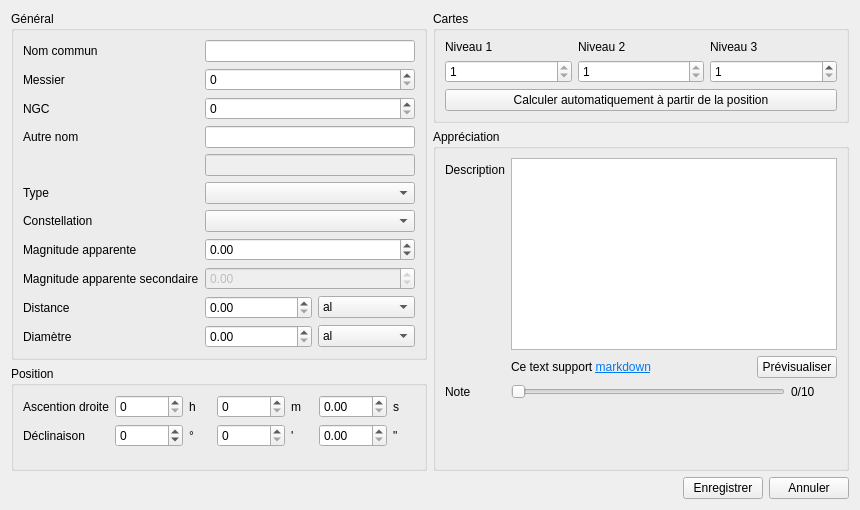
<?xml version="1.0" encoding="UTF-8"?>
<ui version="4.0">
 <class>ObjectForm</class>
 <widget class="QWidget" name="ObjectForm">
  <property name="geometry">
   <rect>
    <x>0</x>
    <y>0</y>
    <width>860</width>
    <height>510</height>
   </rect>
  </property>
  <property name="sizePolicy">
   <sizepolicy hsizetype="Preferred" vsizetype="Preferred">
    <horstretch>0</horstretch>
    <verstretch>0</verstretch>
   </sizepolicy>
  </property>
  <property name="windowTitle">
   <string>Ajouter un nouvel objet</string>
  </property>
  <property name="windowIcon">
   <iconset resource="ressources.qrc">
    <normaloff>:/res/icons/icons8-telescope-96.png</normaloff>:/res/icons/icons8-telescope-96.png</iconset>
  </property>
  <layout class="QVBoxLayout" name="verticalLayout_4">
   <item>
    <layout class="QHBoxLayout" name="GroupColumns">
     <item>
      <layout class="QVBoxLayout" name="Column1">
       <item>
        <widget class="QGroupBox" name="GeneralGroupBox">
         <property name="title">
          <string>Général</string>
         </property>
         <property name="flat">
          <bool>false</bool>
         </property>
         <layout class="QFormLayout" name="formLayout">
          <item row="0" column="0">
           <widget class="QLabel" name="NameLabel">
            <property name="text">
             <string>Nom commun</string>
            </property>
           </widget>
          </item>
          <item row="0" column="1">
           <widget class="QLineEdit" name="NameLineEdit">
            <property name="text">
             <string/>
            </property>
           </widget>
          </item>
          <item row="1" column="0">
           <widget class="QLabel" name="MessierLabel">
            <property name="text">
             <string>Messier</string>
            </property>
           </widget>
          </item>
          <item row="1" column="1">
           <widget class="QSpinBox" name="MessierSpinBox">
            <property name="minimum">
             <number>0</number>
            </property>
            <property name="maximum">
             <number>110</number>
            </property>
            <property name="value">
             <number>0</number>
            </property>
           </widget>
          </item>
          <item row="2" column="0">
           <widget class="QLabel" name="NgcLabel">
            <property name="text">
             <string>NGC</string>
            </property>
           </widget>
          </item>
          <item row="2" column="1">
           <widget class="QSpinBox" name="NgcSpinBox">
            <property name="minimum">
             <number>0</number>
            </property>
            <property name="maximum">
             <number>7840</number>
            </property>
            <property name="value">
             <number>0</number>
            </property>
           </widget>
          </item>
          <item row="3" column="0">
           <widget class="QLabel" name="OtherNameLabel">
            <property name="text">
             <string>Autre nom</string>
            </property>
           </widget>
          </item>
          <item row="3" column="1">
           <widget class="QLineEdit" name="OtherNameLineEdit_1"/>
          </item>
          <item row="5" column="0">
           <widget class="QLabel" name="TypeLabel">
            <property name="text">
             <string>Type</string>
            </property>
           </widget>
          </item>
          <item row="5" column="1">
           <widget class="QComboBox" name="TypeComboBox"/>
          </item>
          <item row="6" column="0">
           <widget class="QLabel" name="ConstellationLabel">
            <property name="text">
             <string>Constellation</string>
            </property>
           </widget>
          </item>
          <item row="6" column="1">
           <widget class="QComboBox" name="ConstellationComboBox"/>
          </item>
          <item row="7" column="0">
           <widget class="QLabel" name="ApparentMagnitudeLabel">
            <property name="text">
             <string>Magnitude apparente</string>
            </property>
           </widget>
          </item>
          <item row="7" column="1">
           <widget class="QDoubleSpinBox" name="ApparentMagnitudeDoubleSpinBox_1">
            <property name="locale">
             <locale language="English" country="UnitedStates"/>
            </property>
            <property name="minimum">
             <double>-30.000000000000000</double>
            </property>
            <property name="maximum">
             <double>50.000000000000000</double>
            </property>
           </widget>
          </item>
          <item row="8" column="0">
           <widget class="QLabel" name="ApparentMagnitudeLabel_2">
            <property name="text">
             <string>Magnitude apparente secondaire</string>
            </property>
           </widget>
          </item>
          <item row="8" column="1">
           <widget class="QDoubleSpinBox" name="ApparentMagnitudeDoubleSpinBox_2">
            <property name="enabled">
             <bool>false</bool>
            </property>
            <property name="locale">
             <locale language="English" country="UnitedStates"/>
            </property>
            <property name="minimum">
             <double>-30.000000000000000</double>
            </property>
            <property name="maximum">
             <double>50.000000000000000</double>
            </property>
           </widget>
          </item>
          <item row="9" column="0">
           <widget class="QLabel" name="DistanceLabel">
            <property name="text">
             <string>Distance</string>
            </property>
           </widget>
          </item>
          <item row="10" column="0">
           <widget class="QLabel" name="DiameterLabel">
            <property name="text">
             <string>Diamètre</string>
            </property>
           </widget>
          </item>
          <item row="4" column="1">
           <widget class="QLineEdit" name="OtherNameLineEdit_2">
            <property name="enabled">
             <bool>false</bool>
            </property>
           </widget>
          </item>
          <item row="9" column="1">
           <layout class="QHBoxLayout" name="horizontalLayout" stretch="1,0">
            <item>
             <widget class="QDoubleSpinBox" name="DistanceDoubleSpinBox">
              <property name="locale">
               <locale language="English" country="UnitedStates"/>
              </property>
              <property name="decimals">
               <number>2</number>
              </property>
              <property name="maximum">
               <double>1000000.000000000000000</double>
              </property>
              <property name="singleStep">
               <double>10.000000000000000</double>
              </property>
             </widget>
            </item>
            <item>
             <widget class="QComboBox" name="DistanceComboBox">
              <property name="minimumSize">
               <size>
                <width>97</width>
                <height>0</height>
               </size>
              </property>
              <property name="currentIndex">
               <number>2</number>
              </property>
              <item>
               <property name="text">
                <string>km</string>
               </property>
              </item>
              <item>
               <property name="text">
                <string>ua</string>
               </property>
              </item>
              <item>
               <property name="text">
                <string>al</string>
               </property>
              </item>
              <item>
               <property name="text">
                <string>pc</string>
               </property>
              </item>
              <item>
               <property name="text">
                <string>kpc</string>
               </property>
              </item>
              <item>
               <property name="text">
                <string>Mpc</string>
               </property>
              </item>
              <item>
               <property name="text">
                <string>Gpc</string>
               </property>
              </item>
             </widget>
            </item>
           </layout>
          </item>
          <item row="10" column="1">
           <layout class="QHBoxLayout" name="horizontalLayout_2" stretch="1,0">
            <item>
             <widget class="QDoubleSpinBox" name="DiametreDoubleSpinBox">
              <property name="locale">
               <locale language="English" country="UnitedStates"/>
              </property>
              <property name="decimals">
               <number>2</number>
              </property>
              <property name="maximum">
               <double>1000000.000000000000000</double>
              </property>
              <property name="singleStep">
               <double>10.000000000000000</double>
              </property>
             </widget>
            </item>
            <item>
             <widget class="QComboBox" name="DiametreComboBox">
              <property name="minimumSize">
               <size>
                <width>97</width>
                <height>0</height>
               </size>
              </property>
              <property name="currentIndex">
               <number>2</number>
              </property>
              <item>
               <property name="text">
                <string>km</string>
               </property>
              </item>
              <item>
               <property name="text">
                <string>ua</string>
               </property>
              </item>
              <item>
               <property name="text">
                <string>al</string>
               </property>
              </item>
              <item>
               <property name="text">
                <string>pc</string>
               </property>
              </item>
              <item>
               <property name="text">
                <string>kpc</string>
               </property>
              </item>
              <item>
               <property name="text">
                <string>Mpc</string>
               </property>
              </item>
              <item>
               <property name="text">
                <string>Gpc</string>
               </property>
              </item>
             </widget>
            </item>
           </layout>
          </item>
         </layout>
        </widget>
       </item>
       <item>
        <widget class="QGroupBox" name="PositionGroupBox">
         <property name="title">
          <string>Position</string>
         </property>
         <layout class="QFormLayout" name="formLayout_3">
          <item row="0" column="0">
           <widget class="QLabel" name="RALabel">
            <property name="text">
             <string>Ascention droite</string>
            </property>
           </widget>
          </item>
          <item row="0" column="1">
           <layout class="QHBoxLayout" name="RAHorizontalLayout" stretch="3,1,3,1,3,1">
            <item>
             <widget class="QSpinBox" name="RAHourSpinBox">
              <property name="maximum">
               <number>23</number>
              </property>
             </widget>
            </item>
            <item>
             <widget class="QLabel" name="RAHourLabel">
              <property name="text">
               <string>h</string>
              </property>
             </widget>
            </item>
            <item>
             <widget class="QSpinBox" name="RAMinuteSpinBox">
              <property name="maximum">
               <number>59</number>
              </property>
             </widget>
            </item>
            <item>
             <widget class="QLabel" name="RAMinuteLabel">
              <property name="text">
               <string>m</string>
              </property>
             </widget>
            </item>
            <item>
             <widget class="QDoubleSpinBox" name="RASecondDoubleSpinBox">
              <property name="locale">
               <locale language="English" country="UnitedStates"/>
              </property>
              <property name="maximum">
               <double>59.990000000000002</double>
              </property>
             </widget>
            </item>
            <item>
             <widget class="QLabel" name="RASecondLabel">
              <property name="text">
               <string>s</string>
              </property>
             </widget>
            </item>
           </layout>
          </item>
          <item row="1" column="0">
           <widget class="QLabel" name="DecLabel">
            <property name="text">
             <string>Déclinaison</string>
            </property>
           </widget>
          </item>
          <item row="1" column="1">
           <layout class="QHBoxLayout" name="DecHorizontalLayout" stretch="3,1,3,1,3,1">
            <item>
             <widget class="QSpinBox" name="DecDegreeSpinBox">
              <property name="minimum">
               <number>-89</number>
              </property>
              <property name="maximum">
               <number>89</number>
              </property>
             </widget>
            </item>
            <item>
             <widget class="QLabel" name="DecDegreeLabel">
              <property name="text">
               <string>°</string>
              </property>
             </widget>
            </item>
            <item>
             <widget class="QSpinBox" name="DecMinuteSpinBox">
              <property name="maximum">
               <number>59</number>
              </property>
             </widget>
            </item>
            <item>
             <widget class="QLabel" name="DecMinuteLabel">
              <property name="text">
               <string>'</string>
              </property>
             </widget>
            </item>
            <item>
             <widget class="QDoubleSpinBox" name="DecSecondDoubleSpinBox">
              <property name="locale">
               <locale language="English" country="UnitedStates"/>
              </property>
              <property name="maximum">
               <double>59.990000000000002</double>
              </property>
             </widget>
            </item>
            <item>
             <widget class="QLabel" name="DecSecondLabel">
              <property name="text">
               <string>&quot;</string>
              </property>
             </widget>
            </item>
           </layout>
          </item>
         </layout>
        </widget>
       </item>
      </layout>
     </item>
     <item>
      <layout class="QVBoxLayout" name="Column2">
       <item>
        <widget class="QGroupBox" name="MapGroupBox">
         <property name="sizePolicy">
          <sizepolicy hsizetype="Expanding" vsizetype="Maximum">
           <horstretch>0</horstretch>
           <verstretch>0</verstretch>
          </sizepolicy>
         </property>
         <property name="title">
          <string>Cartes</string>
         </property>
         <layout class="QVBoxLayout" name="verticalLayout">
          <item>
           <layout class="QGridLayout" name="gridLayout">
            <item row="0" column="1">
             <widget class="QLabel" name="Map2Label">
              <property name="sizePolicy">
               <sizepolicy hsizetype="Preferred" vsizetype="Maximum">
                <horstretch>0</horstretch>
                <verstretch>0</verstretch>
               </sizepolicy>
              </property>
              <property name="text">
               <string>Niveau 2</string>
              </property>
             </widget>
            </item>
            <item row="0" column="0">
             <widget class="QLabel" name="Map1Label">
              <property name="sizePolicy">
               <sizepolicy hsizetype="Preferred" vsizetype="Minimum">
                <horstretch>0</horstretch>
                <verstretch>0</verstretch>
               </sizepolicy>
              </property>
              <property name="text">
               <string>Niveau 1</string>
              </property>
             </widget>
            </item>
            <item row="0" column="2">
             <widget class="QLabel" name="Map3Label">
              <property name="sizePolicy">
               <sizepolicy hsizetype="Preferred" vsizetype="Maximum">
                <horstretch>0</horstretch>
                <verstretch>0</verstretch>
               </sizepolicy>
              </property>
              <property name="text">
               <string>Niveau 3</string>
              </property>
             </widget>
            </item>
            <item row="1" column="0">
             <widget class="QSpinBox" name="Map1SpinBox">
              <property name="minimum">
               <number>1</number>
              </property>
              <property name="maximum">
               <number>1</number>
              </property>
             </widget>
            </item>
            <item row="1" column="1">
             <widget class="QSpinBox" name="Map2SpinBox">
              <property name="minimum">
               <number>1</number>
              </property>
              <property name="maximum">
               <number>1</number>
              </property>
             </widget>
            </item>
            <item row="1" column="2">
             <widget class="QSpinBox" name="Map3SpinBox">
              <property name="minimum">
               <number>1</number>
              </property>
              <property name="maximum">
               <number>30</number>
              </property>
             </widget>
            </item>
           </layout>
          </item>
          <item>
           <widget class="QPushButton" name="AutoComputePushButton">
            <property name="text">
             <string>Calculer automatiquement à partir de la position</string>
            </property>
           </widget>
          </item>
         </layout>
        </widget>
       </item>
       <item>
        <widget class="QGroupBox" name="AppreciationGroupBox">
         <property name="title">
          <string>Appréciation</string>
         </property>
         <layout class="QFormLayout" name="formLayout_2">
          <property name="fieldGrowthPolicy">
           <enum>QFormLayout::ExpandingFieldsGrow</enum>
          </property>
          <item row="0" column="0">
           <widget class="QLabel" name="DescriptionLabel">
            <property name="text">
             <string>Description</string>
            </property>
           </widget>
          </item>
          <item row="0" column="1">
           <widget class="QTextEdit" name="DescriptionTextEdit">
            <property name="sizePolicy">
             <sizepolicy hsizetype="Expanding" vsizetype="Fixed">
              <horstretch>0</horstretch>
              <verstretch>0</verstretch>
             </sizepolicy>
            </property>
            <property name="maximumSize">
             <size>
              <width>16777215</width>
              <height>192</height>
             </size>
            </property>
           </widget>
          </item>
          <item row="2" column="0">
           <widget class="QLabel" name="NoteLabel">
            <property name="text">
             <string>Note</string>
            </property>
           </widget>
          </item>
          <item row="2" column="1">
           <layout class="QHBoxLayout" name="NoteHorizontalLayout" stretch="6,1">
            <property name="sizeConstraint">
             <enum>QLayout::SetNoConstraint</enum>
            </property>
            <item>
             <widget class="QSlider" name="NoteHorizontalSlider">
              <property name="minimumSize">
               <size>
                <width>0</width>
                <height>15</height>
               </size>
              </property>
              <property name="maximum">
               <number>10</number>
              </property>
              <property name="orientation">
               <enum>Qt::Horizontal</enum>
              </property>
             </widget>
            </item>
            <item>
             <widget class="QLabel" name="NoteDisplayLabel">
              <property name="sizePolicy">
               <sizepolicy hsizetype="Minimum" vsizetype="Maximum">
                <horstretch>0</horstretch>
                <verstretch>0</verstretch>
               </sizepolicy>
              </property>
              <property name="minimumSize">
               <size>
                <width>0</width>
                <height>15</height>
               </size>
              </property>
              <property name="text">
               <string>0/10</string>
              </property>
             </widget>
            </item>
           </layout>
          </item>
          <item row="1" column="1">
           <layout class="QHBoxLayout" name="horizontalLayout_3">
            <property name="sizeConstraint">
             <enum>QLayout::SetDefaultConstraint</enum>
            </property>
            <item>
             <widget class="QLabel" name="markdownLabel">
              <property name="sizePolicy">
               <sizepolicy hsizetype="Expanding" vsizetype="Maximum">
                <horstretch>0</horstretch>
                <verstretch>0</verstretch>
               </sizepolicy>
              </property>
              <property name="text">
               <string>&lt;html>&lt;head/>&lt;body>&lt;p>Ce text support &lt;a href=&quot;https://fr.wikipedia.org/wiki/Markdown&quot;>&lt;span style=&quot; text-decoration: underline; color:#007af4;&quot;>markdown&lt;/span>&lt;/a>&lt;/p>&lt;/body>&lt;/html></string>
              </property>
             </widget>
            </item>
            <item>
             <widget class="QPushButton" name="PreviewPushButton">
              <property name="text">
               <string>Prévisualiser</string>
              </property>
             </widget>
            </item>
           </layout>
          </item>
         </layout>
        </widget>
       </item>
      </layout>
     </item>
    </layout>
   </item>
   <item>
    <layout class="QHBoxLayout" name="ButtonHorizontalLayout">
     <item>
      <spacer name="horizontalSpacer">
       <property name="orientation">
        <enum>Qt::Horizontal</enum>
       </property>
       <property name="sizeHint" stdset="0">
        <size>
         <width>40</width>
         <height>20</height>
        </size>
       </property>
      </spacer>
     </item>
     <item>
      <widget class="QPushButton" name="SavePushButton">
       <property name="text">
        <string>Enregistrer</string>
       </property>
       <property name="icon">
        <iconset resource="ressources.qrc">
         <normaloff>:/res/icons/icons8-add-property-96.png</normaloff>:/res/icons/icons8-add-property-96.png</iconset>
       </property>
      </widget>
     </item>
     <item>
      <widget class="QPushButton" name="CancelPushButton">
       <property name="text">
        <string>Annuler</string>
       </property>
       <property name="icon">
        <iconset resource="ressources.qrc">
         <normaloff>:/res/icons/icons8-delete-document-96.png</normaloff>:/res/icons/icons8-delete-document-96.png</iconset>
       </property>
      </widget>
     </item>
    </layout>
   </item>
  </layout>
 </widget>
 <resources>
  <include location="ressources.qrc"/>
 </resources>
 <connections/>
</ui>
